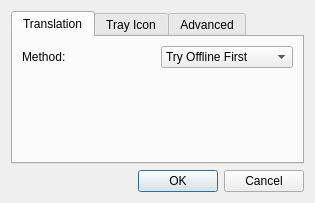
<ui version="4.0" >
 <class>ConfigWindow</class>
 <widget class="QDialog" name="ConfigWindow" >
  <property name="windowModality" >
   <enum>Qt::WindowModal</enum>
  </property>
  <property name="geometry" >
   <rect>
    <x>0</x>
    <y>0</y>
    <width>315</width>
    <height>203</height>
   </rect>
  </property>
  <property name="windowTitle" >
   <string>Configuration</string>
  </property>
  <property name="windowIcon" >
   <iconset>../icons/16x16/configure.png</iconset>
  </property>
  <layout class="QGridLayout" >
   <item row="0" column="0" >
    <widget class="QTabWidget" name="tabWidget" >
     <property name="currentIndex" >
      <number>0</number>
     </property>
     <widget class="QWidget" name="translation" >
      <attribute name="title" >
       <string>Translation</string>
      </attribute>
      <layout class="QGridLayout" >
       <item row="0" column="0" >
        <layout class="QHBoxLayout" >
         <item>
          <widget class="QLabel" name="label_2" >
           <property name="text" >
            <string>Method:</string>
           </property>
          </widget>
         </item>
         <item>
          <widget class="QComboBox" name="translation_method" >
           <item>
            <property name="text" >
             <string>Try Offline First</string>
            </property>
           </item>
           <item>
            <property name="text" >
             <string>Always Offline</string>
            </property>
           </item>
           <item>
            <property name="text" >
             <string>Always Online</string>
            </property>
           </item>
          </widget>
         </item>
        </layout>
       </item>
       <item row="1" column="0" >
        <spacer>
         <property name="orientation" >
          <enum>Qt::Vertical</enum>
         </property>
         <property name="sizeHint" >
          <size>
           <width>20</width>
           <height>40</height>
          </size>
         </property>
        </spacer>
       </item>
      </layout>
     </widget>
     <widget class="QWidget" name="trayIcon" >
      <attribute name="title" >
       <string>Tray Icon</string>
      </attribute>
      <layout class="QGridLayout" >
       <item row="0" column="0" >
        <widget class="QCheckBox" name="trayIcon_enable" >
         <property name="text" >
          <string>Enable Tray Icon</string>
         </property>
        </widget>
       </item>
       <item row="1" column="0" colspan="2" >
        <widget class="QCheckBox" name="trayIcon_minimizeOnClose" >
         <property name="text" >
          <string>Minimize to Tray on Close</string>
         </property>
        </widget>
       </item>
       <item row="2" column="0" colspan="2" >
        <widget class="QCheckBox" name="trayIcon_rememberLast" >
         <property name="text" >
          <string>Remember Last State</string>
         </property>
        </widget>
       </item>
       <item row="3" column="1" >
        <spacer>
         <property name="orientation" >
          <enum>Qt::Vertical</enum>
         </property>
         <property name="sizeHint" >
          <size>
           <width>20</width>
           <height>40</height>
          </size>
         </property>
        </spacer>
       </item>
      </layout>
     </widget>
     <widget class="QWidget" name="advanced" >
      <attribute name="title" >
       <string>Advanced</string>
      </attribute>
      <layout class="QGridLayout" >
       <item row="0" column="0" >
        <layout class="QHBoxLayout" >
         <item>
          <widget class="QLabel" name="label" >
           <property name="text" >
            <string>Debug Level:</string>
           </property>
          </widget>
         </item>
         <item>
          <widget class="QSpinBox" name="advanced_debugLevel" >
           <property name="maximum" >
            <number>4</number>
           </property>
          </widget>
         </item>
        </layout>
       </item>
       <item row="1" column="0" >
        <spacer>
         <property name="orientation" >
          <enum>Qt::Vertical</enum>
         </property>
         <property name="sizeHint" >
          <size>
           <width>20</width>
           <height>40</height>
          </size>
         </property>
        </spacer>
       </item>
      </layout>
     </widget>
    </widget>
   </item>
   <item row="1" column="0" >
    <widget class="QDialogButtonBox" name="buttonBox" >
     <property name="orientation" >
      <enum>Qt::Horizontal</enum>
     </property>
     <property name="standardButtons" >
      <set>QDialogButtonBox::Cancel|QDialogButtonBox::NoButton|QDialogButtonBox::Ok</set>
     </property>
    </widget>
   </item>
  </layout>
 </widget>
 <tabstops>
  <tabstop>buttonBox</tabstop>
  <tabstop>tabWidget</tabstop>
  <tabstop>trayIcon_enable</tabstop>
  <tabstop>trayIcon_minimizeOnClose</tabstop>
  <tabstop>trayIcon_rememberLast</tabstop>
 </tabstops>
 <resources/>
 <connections>
  <connection>
   <sender>buttonBox</sender>
   <signal>accepted()</signal>
   <receiver>ConfigWindow</receiver>
   <slot>accept()</slot>
   <hints>
    <hint type="sourcelabel" >
     <x>248</x>
     <y>254</y>
    </hint>
    <hint type="destinationlabel" >
     <x>157</x>
     <y>274</y>
    </hint>
   </hints>
  </connection>
  <connection>
   <sender>buttonBox</sender>
   <signal>rejected()</signal>
   <receiver>ConfigWindow</receiver>
   <slot>reject()</slot>
   <hints>
    <hint type="sourcelabel" >
     <x>316</x>
     <y>260</y>
    </hint>
    <hint type="destinationlabel" >
     <x>286</x>
     <y>274</y>
    </hint>
   </hints>
  </connection>
 </connections>
</ui>
